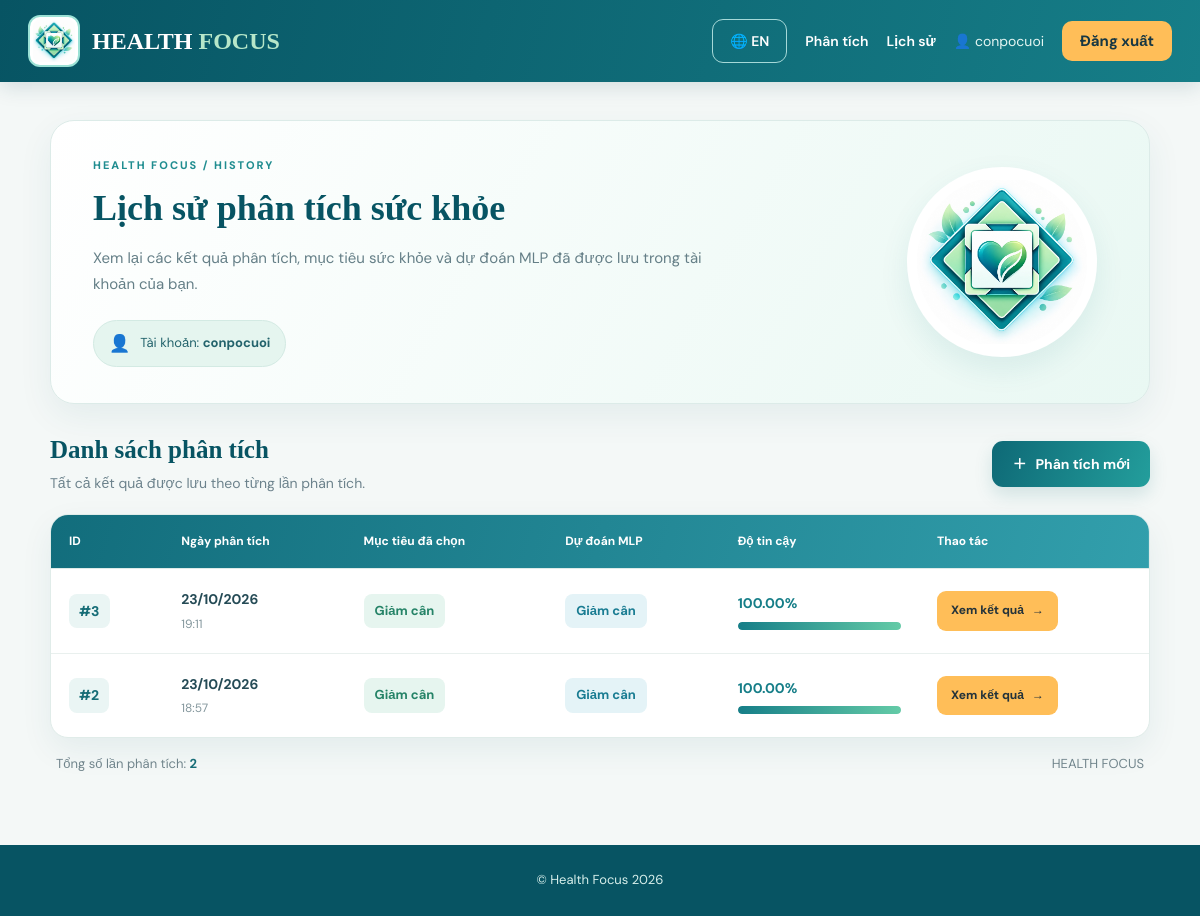
The app's page /history (signed in) with its own data.
### KLCN_2026-main/KLCN_2026-main/CNNT-KLCN180/models.py (models this page shows, shortened)
class User(UserMixin, db.Model):
    __tablename__ = "users"
    id = db.Column(
        db.Integer,
        primary_key=True,
        autoincrement=True,
    )
    username = db.Column(
        db.String(80),
        unique=True,
        nullable=False,
        index=True,
    )
    password_hash = db.Column(
        db.String(255),
        nullable=False,
    )
    created_at = db.Column(
        db.DateTime,
        nullable=False,
        default=lambda: datetime.now(timezone.utc),
    )
    analyses = db.relationship(
        "HealthAnalysis",
        back_populates="user",
        cascade="all, delete-orphan",
    )

class HealthAnalysis(db.Model):
    __tablename__ = "health_analyses"
    id = db.Column(
        db.Integer,
        primary_key=True,
        autoincrement=True,
    )
    user_id = db.Column(
        db.Integer,
        db.ForeignKey("users.id"),
        nullable=False,
        index=True,
    )
    selected_goal = db.Column(
        db.String(50),
        nullable=False,
    )
    predicted_goal = db.Column(
        db.String(50),
        nullable=False,
    )
    confidence = db.Column(
        db.Float,
        nullable=False,
    )
    input_data = db.Column(
        db.JSON,
        nullable=False,
    )
    result_data = db.Column(
        db.JSON,
        nullable=False,
    )
    created_at = db.Column(
        db.DateTime,
        nullable=False,
        default=lambda: datetime.now(timezone.utc),
    )
    user = db.relationship(
        "User",
        back_populates="analyses",
    )

### KLCN_2026-main/KLCN_2026-main/CNNT-KLCN180/app.py (the view)
@app.route("/history")
@login_required
def history():
    analysis_records = (
        HealthAnalysis.query
        .filter_by(user_id=current_user.id)
        .order_by(
            HealthAnalysis.created_at.desc()
        )
        .all()
    )
    return render_template(
        "history.html",
        records=analysis_records,
        language=get_language(),
        translate=translate,
    )

### KLCN_2026-main/KLCN_2026-main/CNNT-KLCN180/templates/history.html (shortened to what this page needs)
<!DOCTYPE html>
<html lang="{{ language }}">
<head>
    <link
        rel="stylesheet"
        href="{{ url_for('static', filename='style.css') }}"
    >
    <link
        rel="stylesheet"
        href="{{ url_for('static', filename='history.css') }}"
    >
</head>
<body class="history-page">
    {% include 'components/navbar.html' %}
    <main class="history-container">
        <section class="history-header">
            <div class="history-header-content">
                <div class="history-eyebrow">
                    HEALTH FOCUS / HISTORY
                </div>
                <h1>
                    {% if language == 'vi' %}
                        Lịch sử phân tích sức khỏe
                    {% else %}
                        Health Analysis History
                    {% endif %}
                </h1>
                <p>
                    {% if language == 'vi' %}
                        Xem lại các kết quả phân tích,
                        mục tiêu sức khỏe và dự đoán MLP
                        đã được lưu trong tài khoản của bạn.
                    {% else %}
                        Review your saved health analyses,
                        selected goals and MLP predictions.
                    {% endif %}
                </p>
                <div class="history-user">
                    <span class="history-user-icon">
                        👤
                    </span>
                    <span>
                        {% if language == 'vi' %}
                            Tài khoản:
                        {% else %}
                            Account:
                        {% endif %}
                        <strong>
                            {{ current_user.username }}
                        </strong>
                    </span>
                </div>
            </div>
            <div class="history-header-visual">
                <div class="history-visual-circle">
                    <img
                        src="{{ url_for(
                            'static',
                            filename='images/health_focus_icon.jpg'
                        ) }}"
                        alt="Health Focus Icon"
                    >
                </div>
            </div>
        </section>
        <section class="history-content">
            <div class="history-section-heading">
                <div>
                    <h2>
                        {% if language == 'vi' %}
                            Danh sách phân tích
                        {% else %}
                            Analysis Records
                        {% endif %}
                    </h2>
                    <p>
                        {% if language == 'vi' %}
                            Tất cả kết quả được lưu
                            theo từng lần phân tích.
                        {% else %}
                            All saved results from
                            your previous analyses.
                        {% endif %}
                    </p>
                </div>
                <a
                    href="{{ url_for('new_analysis') }}"
                    class="history-new-button"
                >
                    <span>＋</span>
                    {% if language == 'vi' %}
                        Phân tích mới
                    {% else %}
                        New Analysis
                    {% endif %}
                </a>
            </div>
            {% if records %}
                <div class="history-table-wrapper">
                    <table class="history-table">
                        <thead>
                            <tr>
                                <th>ID</th>
                                <th>
                                    {% if language == 'vi' %}
                                        Ngày phân tích
                                    {% else %}
                                        Analysis Date
                                    {% endif %}
                                </th>
                                <th>
                                    {% if language == 'vi' %}
                                        Mục tiêu đã chọn
                                    {% else %}
                                        Selected Goal
                                    {% endif %}
                                </th>
                                <th>
                                    {% if language == 'vi' %}
                                        Dự đoán MLP
                                    {% else %}
                                        MLP Prediction
                                    {% endif %}
                                </th>
                                <th>
                                    {% if language == 'vi' %}
                                        Độ tin cậy
                                    {% else %}
                                        Confidence
                                    {% endif %}
                                </th>
                                <th>
                                    {% if language == 'vi' %}
                                        Thao tác
                                    {% else %}
                                        Action
                                    {% endif %}
                                </th>
                            </tr>
                        </thead>
                        <tbody>
                            {% for record in records %}
                                <tr>
                                    <td>
                                        <span class="history-record-id">
                                            #{{ record.id }}
                                        </span>
                                    </td>
                                    <td>
                                        <span class="history-date">
                                            {{ record.created_at.strftime(
                                                '%d/%m/%Y'
                                            ) }}
                                        </span>
                                        <small class="history-time">
                                            {{ record.created_at.strftime(
                                                '%H:%M'
                                            ) }}
                                        </small>
                                    </td>
                                    <td>
                                        <span class="history-goal">
                                            {{ translate(
                                                record.selected_goal,
                                                language
                                            ) }}
                                        </span>
                                    </td>
                                    <td>
                                        <span class="history-prediction">
                                            {{ translate(
                                                record.predicted_goal,
                                                language
                                            ) }}
                                        </span>
                                    </td>
                                    <td>
                                        <div class="history-confidence">
                                            <strong>
                                                {{ "%.2f"|format(
                                                    record.confidence * 100
                                                ) }}%
                                            </strong>
                                            <progress
                                                class="history-progress-native"
                                                value="{{ record.confidence * 100 }}"
                                                max="100"
                                            >
                                            </progress>
                                        </div>
                                    </td>
                                    <td>
                                        <a
                                            class="history-view-button"
                                            href="{{ url_for(
                                                'history_detail',
                                                analysis_id=record.id
                                            ) }}"
                                        >
                                            {% if language == 'vi' %}
                                                Xem kết quả
                                            {% else %}
                                                View Result
                                            {% endif %}
                                            <span>→</span>
                                        </a>
                                    </td>
                                </tr>
                            {% endfor %}
                        </tbody>
                    </table>
                </div>
                <div class="history-table-footer">
                    <span>
                        {% if language == 'vi' %}
                            Tổng số lần phân tích:
                        {% else %}
                            Total analyses:
                        {% endif %}
                        <strong>{{ records|length }}</strong>
                    </span>
                    <span>
                        HEALTH FOCUS
                    </span>
                </div>
            {% endif %}
        </section>
    </main>
    <footer class="history-footer">
        © Health Focus 2026
    </footer>
</body>
</html>

### KLCN_2026-main/KLCN_2026-main/CNNT-KLCN180/templates/components/navbar.html (shortened to what this page needs)
{% set lang = session.get('language', language|default('vi')) %}
<nav class="health-navbar">
    <div class="nav-inner">
        <a class="health-brand" href="{{ url_for('language') }}">
            <img
                src="{{ url_for('static', filename='images/health_focus_icon.jpg') }}"
                alt="Health Focus"
            >
            <span>HEALTH <em>FOCUS</em></span>
        </a>
        <div class="health-navbar-links">
            <a class="language-switch"
               href="{{ url_for('select_language', language_code='en' if lang == 'vi' else 'vi') }}">
                🌐 {{ 'EN' if lang == 'vi' else 'VI' }}
            </a>
            {% if current_user.is_authenticated %}
                <a href="{{ url_for('health_form') }}">
                    {{ 'Phân tích' if lang == 'vi' else 'Analysis' }}
                </a>
                <a href="{{ url_for('history') }}">
                    {{ 'Lịch sử' if lang == 'vi' else 'History' }}
                </a>
                <span class="nav-user">
                    👤 {{ current_user.username }}
                </span>
                <form method="POST" action="{{ url_for('auth.logout') }}">
                    <button type="submit" class="nav-logout">
                        {{ 'Đăng xuất' if lang == 'vi' else 'Logout' }}
                    </button>
                </form>
            {% endif %}
        </div>
    </div>
</nav>

### records on screen
User: username "conpocuoi"
HealthAnalysis: id "3", created_at "23/10/2026", created_at "19:11", confidence "100.00"
HealthAnalysis: id "2", created_at "23/10/2026", created_at "18:57", confidence "100.00"

### other values on screen
{{ 'EN' if lang == 'vi' else 'VI' }} "EN"
{{ 'Phân tích' if lang == 'vi' else 'Analysis' }} "Phân tích"
{{ 'Lịch sử' if lang == 'vi' else 'History' }} "Lịch sử"
{{ 'Đăng xuất' if lang == 'vi' else 'Logout' }} "Đăng xuất"
{{ records|length }} "2"
